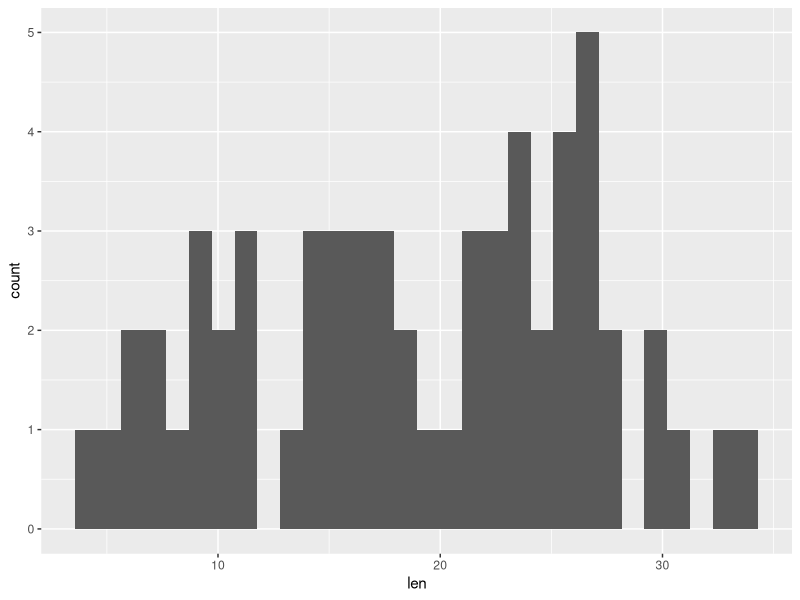
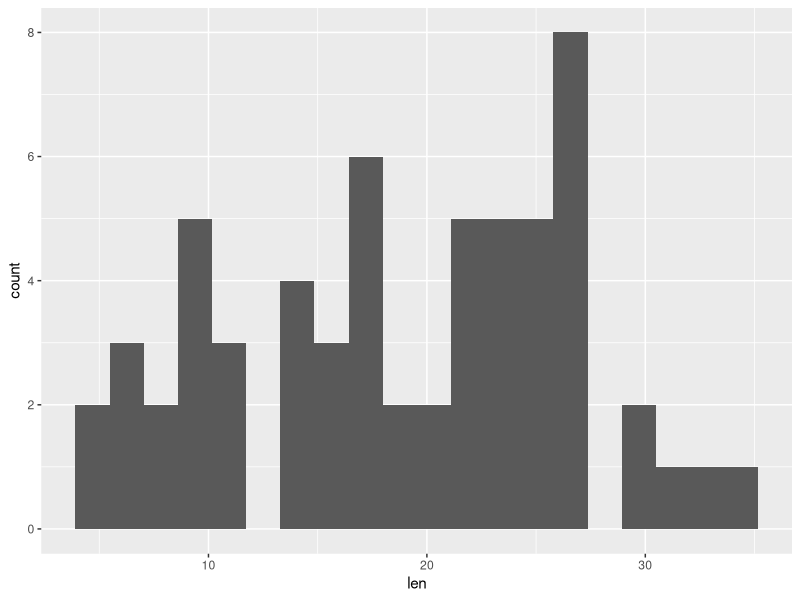
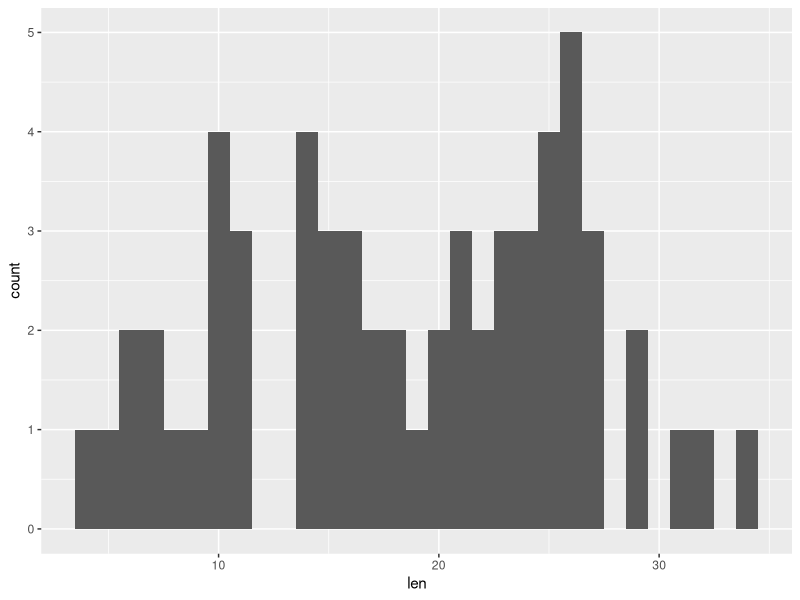
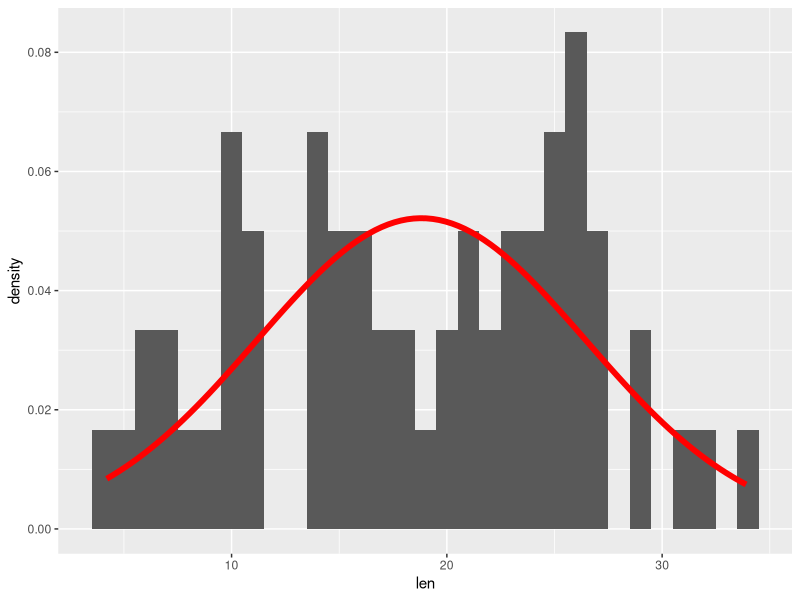
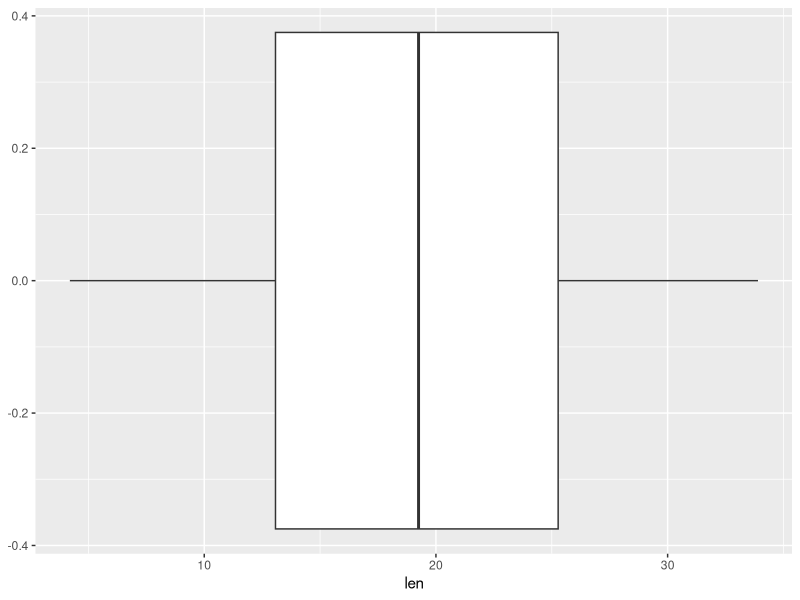
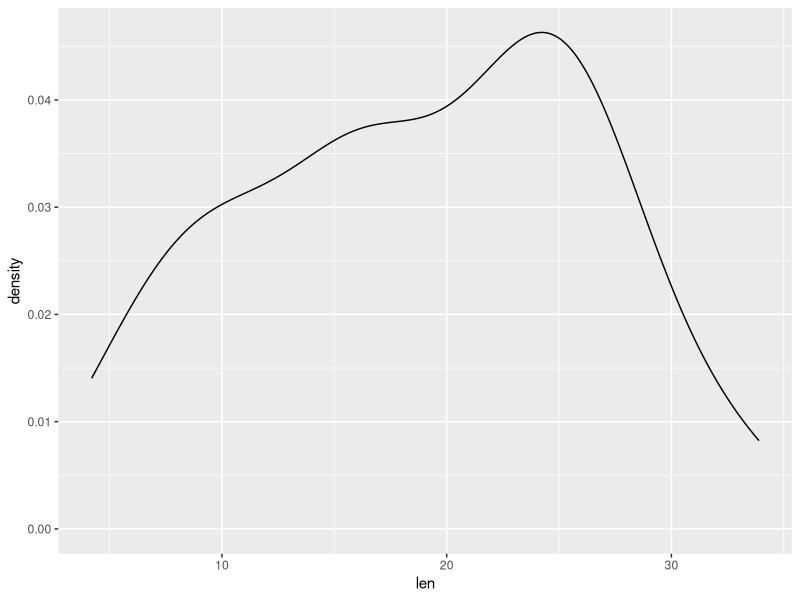
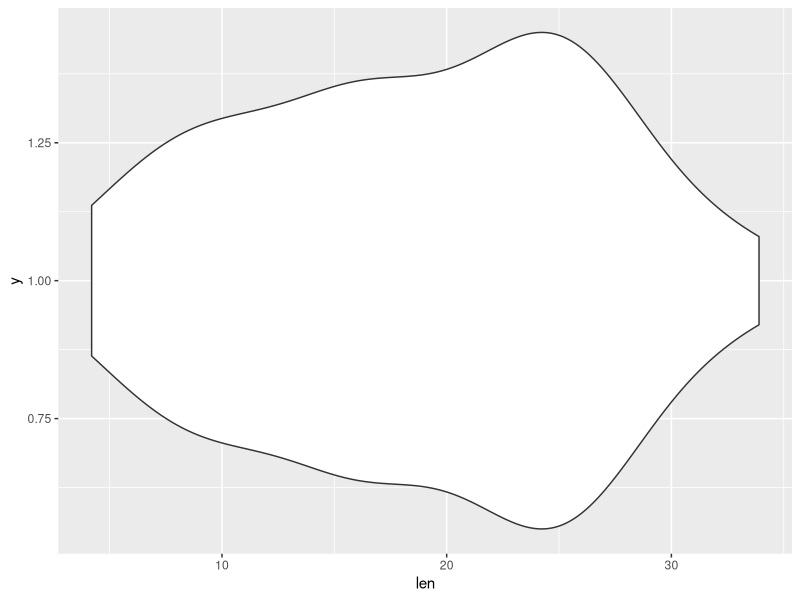
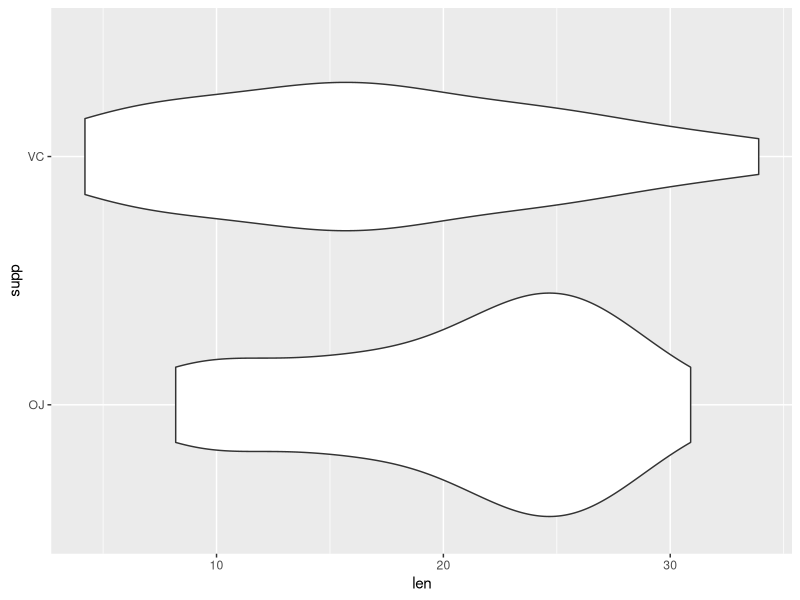

The R script that drew these images, in order:
## ---- chunk 1
knitr::opts_chunk$set(echo = TRUE)
## ---- chunk 2
library("tidyverse")
## ---- chunk 3
data()
## ---- chunk 4
dim(ToothGrowth)
head(ToothGrowth)
tail(ToothGrowth)
summary(ToothGrowth)
str(ToothGrowth)
## ---- chunk 5
ggplot(ToothGrowth, aes(x = len)) + 
  geom_histogram()
## ---- chunk 6
ggplot(ToothGrowth, aes(x = len)) + 
  geom_histogram(bins = 20)
## ---- chunk 7
ggplot(ToothGrowth, aes(x = len)) + 
  geom_histogram(binwidth = 1)
## ---- chunk 8
ggplot(ToothGrowth, aes(x = len)) + 
  geom_histogram(aes(y = ..density..), binwidth = 1) +
  stat_function(fun = dnorm,
                args = list(mean = mean(ToothGrowth$len),
                            sd   = sd(  ToothGrowth$len)),
                col = "red",
                linewidth = 2)
## ---- chunk 9
ggplot(ToothGrowth, aes(x = len)) + 
  geom_boxplot()
## ---- chunk 10
ggplot(ToothGrowth, aes(x = len)) + 
  geom_density()
## ---- chunk 11
ggplot(ToothGrowth, aes(x = len, y = 1)) + # note the y = 1
  geom_violin()
## ---- chunk 12
ggplot(ToothGrowth, aes(x = len, y = supp)) + 
  geom_violin()
## ---- chunk 13
ggplot(ToothGrowth, aes(x = len, y = supp)) + 
  geom_violin(trim = FALSE)
## ---- chunk 14
ggplot(ToothGrowth, aes(x = len, y = supp)) + 
  geom_violin(trim = FALSE) + 
  geom_point()
## ---- chunk 15
ggplot(ToothGrowth, aes(x = len, y = supp)) + 
  geom_violin(trim = FALSE) + 
  geom_jitter()
## ---- chunk 16
ggplot(ToothGrowth, aes(x = supp, y = len)) + 
  geom_violin(trim = FALSE) + 
  geom_jitter()
## ---- chunk 17
ggplot(ToothGrowth, aes(y = supp, x = len)) + 
  geom_violin(trim = FALSE) + 
  geom_jitter() + 
  coord_flip()
## ---- chunk 18
ggplot(chickwts, aes(x = feed, y = weight)) + 
  geom_violin(trim = TRUE) + 
  geom_jitter() 
## ---- chunk 19
ggplot(ToothGrowth, aes(x = dose, y = len)) + 
  geom_point()
## ---- chunk 20
ggplot(ToothGrowth, aes(x = dose, y = len)) + 
  geom_jitter(width=0.1)
## ---- chunk 21
ggplot(ToothGrowth, aes(x = dose, y = len)) + 
  geom_jitter(width=0.01) +
  scale_x_log10()
## ---- chunk 22
ggplot(ToothGrowth, aes(x = dose, y = len)) + 
  geom_jitter(width=0.01) +
  scale_y_log10()
## ---- chunk 23
ggplot(ToothGrowth, aes(x = dose, y = len)) + 
  geom_jitter(width=0.01) +
  scale_x_log10() +
  scale_y_log10()
## ---- chunk 24
ggplot(ToothGrowth, aes(x = dose, y = len, color = supp, shape = supp)) + 
  geom_jitter(width=0.01) +
  scale_x_log10()
## ---- chunk 25
ggplot(ToothGrowth, aes(x = dose, y = len, color = supp, shape = supp)) + 
  geom_jitter(width=0.01) +
  scale_color_manual(
    values = 
      c(
        OJ = "orange",
        VC = "blue"
      )) +
  scale_shape_manual(
    values = 
      c(
        OJ = 21,
        VC = 7
      )
  ) +
  scale_x_log10()
## ---- chunk 26
ggplot(ToothGrowth, aes(x = dose, y = len, color = supp, shape = supp)) + 
  geom_jitter(width=0.01) +
  scale_x_log10() +
  geom_smooth(method = "lm")
## ---- chunk 27
m <- lm(len ~ dose*supp, data = ToothGrowth)
anova(m)
## ---- chunk 28
d <- ToothGrowth %>%
  rename(
    Length = len,
    Delivery = supp,
    Dose = dose) %>%
  mutate(Delivery = fct_recode(Delivery, 
                               "Orange Juice" = "OJ",
                               "Ascorbic Acid" = "VC"))
## ---- chunk 29
ggplot(d,                       # Note the new data.frame
       aes(
         x = Dose, 
         y = Length, 
         color = Delivery, 
         shape = Delivery)) + 
  geom_point(position = position_jitterdodge(
    jitter.width = 0.005,
    dodge.width = 0.01           # moves Delivery method left and right of Dose
  )) +
  scale_x_log10() +
  scale_color_manual(
    values = c("Orange Juice" = "orange",
               "Ascorbic Acid" = "blue")
  ) +
  geom_smooth(method = "lm") + 
  labs(
    x = "Dose (mg/day)", 
    y = "Length (\u00b5m)", # unicode \u005b is the Greek letter mu
    title = "Odontoblast length vs Vitamin C in Guinea Pigs",
    color = "Delivery Method",
    shape = "Delivery Method") +
  theme_bw() +
  theme(legend.position = c(0.8, 0.2),
        legend.background = element_rect(fill = "white",
                                        color = "black"))
## ---- chunk 30
# Save to an object
g <- ggplot(d,                      
       aes(
         x = Dose, 
         y = Length, 
         color = Delivery, 
         shape = Delivery)) + 
  geom_point(position = position_jitterdodge(
    jitter.width = 0.005,
    dodge.width = 0.01
  )) +
  scale_x_log10() +
  scale_color_manual(
    values = c("Orange Juice" = "orange",
               "Ascorbic Acid" = "blue")
  ) +
  geom_smooth(method = "lm") + 
  labs(
    x = "Dose (mg/day)", 
    y = "Length (\u00b5m)", # unicode \u005b is the Greek letter mu
    title = "Odontoblast length vs Vitamin C in Guinea Pigs",
    color = "Delivery Method",
    shape = "Delivery Method") +
  theme_bw() +
  theme(legend.position = c(0.8, 0.2),
        legend.background = element_rect(fill = "white",
                                        color = "black"))

# Write to a file
fn <- "toothgrowth.png"
ggsave(fn, plot = g, width = 6, height = 4)

# Clean up
unlink(fn) # remove the file
## ---- chunk 31
ggplot(diamonds, 
       aes(
         x = carat,
         y = price,
         color = depth)) +
  scale_color_gradientn(colors = rainbow(5)) +
  geom_point(alpha = 0.2) +
  facet_grid(color ~ cut) + 
  scale_y_log10() + 
  scale_x_log10() + 
  theme_bw()
## ---- chunk 32
m <- lm(log(price) ~ log(carat) * depth * cut * color, data = diamonds)
drop1(m, test = "F")
## ---- chunk 33
ggplot(diamonds, 
       aes(
         x = carat,
         y = price)) +
  geom_hex() + # requires `hexbin` package
  facet_grid(color ~ cut) + 
  scale_y_log10() + 
  scale_x_log10() +
  theme_bw()
